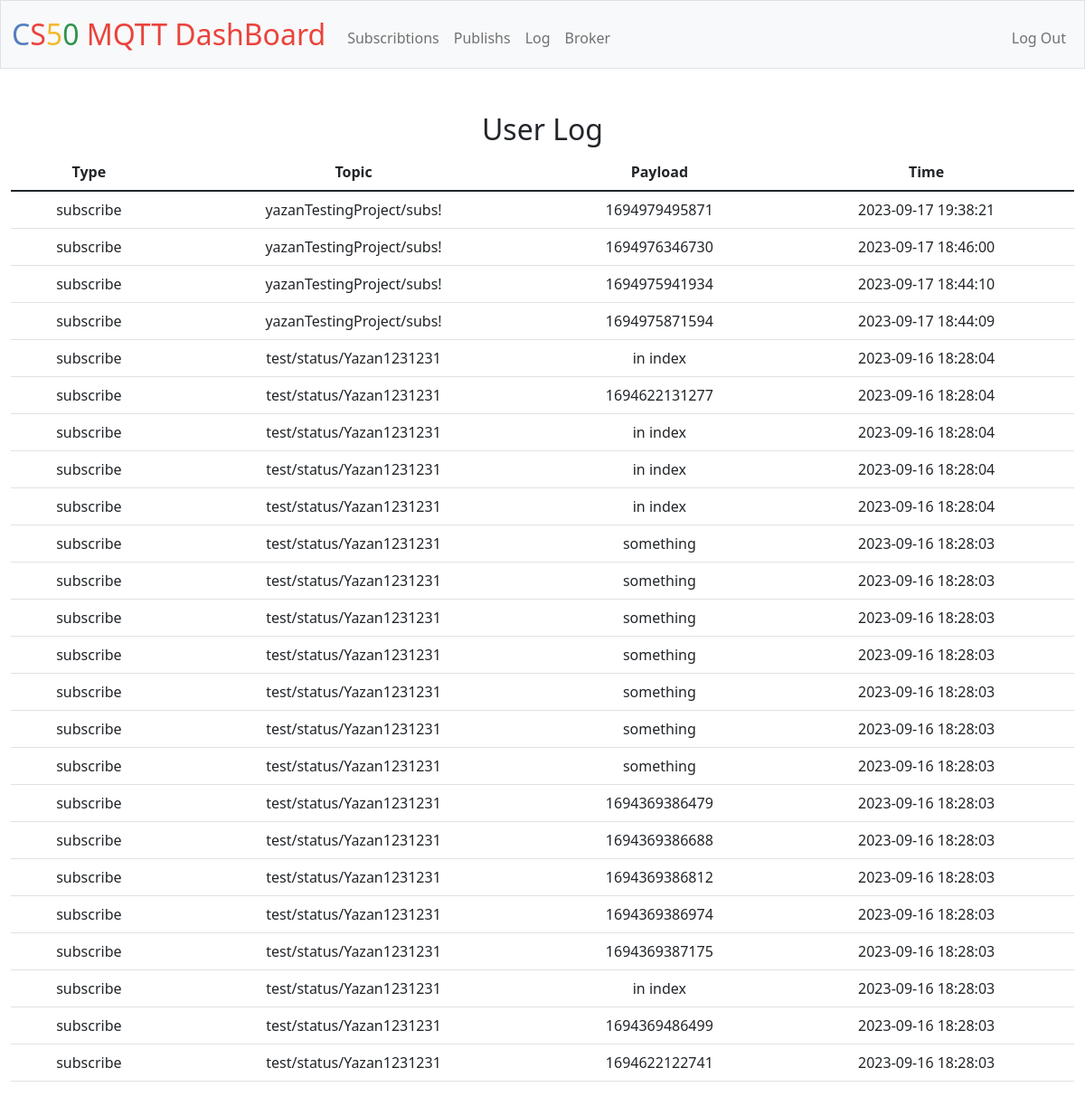
Page /log (signed in) on the committed database.
### tables this page shows
CREATE TABLE log(id INTEGER PRIMARY KEY, user_id TEXT, topic TEXT, type TEXT, value TEXT, timestamp DATETIME);

### app.py (the view)
@app.route("/log")
@login_required
def history():
    messagingLog = db.execute("SELECT * FROM log WHERE user_id = :user_id ORDER BY timestamp DESC", user_id=session["user_id"])
    return render_template("log.html", messagingLog=messagingLog)

### app.py (called while the page is built)
@app.after_request
def after_request(response):
    response.headers["Cache-Control"] = "no-cache, no-store, must-revalidate"
    response.headers["Expires"] = 0
    response.headers["Pragma"] = "no-cache"
    return response

### helpers.py (called while the page is built)
def login_required(f):
    @wraps(f)
    def decorated_function(*args, **kwargs):
        if session.get("user_id") is None:
            return redirect("/login")
        return f(*args, **kwargs)
    return decorated_function

### templates/log.html (shortened to what this page needs)
{% extends "layout.html" %}
{% block main %}
<h2>User Log</h2>
<table class="table">
    <thead class="thread-light">
        <tr>
            <th>Type</th>
            <th>Topic</th>
            <th>Payload</th>
            <th>Time</th>
        </tr>
    </thead>
    <tbody>
        {% for msg in messagingLog %}
        <tr>
            <td>{{ msg.type }}</td>
            <td>{{ msg.topic }}</td>
            <td>{{ msg.value }}</td>
            <td>{{ msg.timestamp}}</td>
        </tr>
        {% endfor %}
    </tbody>
</table>
{% endblock %}

### templates/layout.html (shortened to what this page needs)
<!DOCTYPE html>
<html lang="en">
    <head>
        <link href="https://cdn.jsdelivr.net/npm/bootstrap@5.1.3/dist/css/bootstrap.min.css" rel="stylesheet">
        <link href="/static/styles.css" rel="stylesheet">
    </head>
    <body>
        <nav class="bg-light border navbar navbar-expand-md navbar-light">
            <div class="container-fluid">
                <a class="navbar-brand" href="/"><span class="blue">C</span><span class="red">S</span><span class="yellow">5</span><span class="green">0</span> <span class="red">MQTT DashBoard</span></a>
                <div class="collapse navbar-collapse" id="navbar">
                    {% if session["user_id"] %}
                        <ul class="navbar-nav me-auto mt-2">
                            <li class="nav-item"><a class="nav-link" href="/AddSub">Subscribtions</a></li>
                            <li class="nav-item"><a class="nav-link" href="/AddPub">Publishs</a></li>
                            <li class="nav-item"><a class="nav-link" href="/log">Log</a></li>
                            <li class="nav-item"><a class="nav-link" href="/ShowBroker">Broker</a></li>
                        </ul>
                        <ul class="navbar-nav ms-auto mt-2">
                            <li class="nav-item"><a class="nav-link" href="/logout">Log Out</a></li>
                        </ul>
                    {% else %}
                        <ul class="navbar-nav ms-auto mt-2">
                            <li class="nav-item"><a class="nav-link" href="/register">Register</a></li>
                            <li class="nav-item"><a class="nav-link" href="/login">Log In</a></li>
                        </ul>
                    {% endif %}
                </div>
            </div>
        </nav>
        <main class="container-fluid py-5 text-center">
            {% block main %}{% endblock %}
        </main>
    </body>
</html>

### static/styles.css (style rules this page uses)
nav .navbar-brand { font-size: xx-large; }
nav .navbar-brand .blue { color: #537fbe; }
nav .navbar-brand .red { color: #ea433b; }
nav .navbar-brand .yellow { color: #f5b82e; }
nav .navbar-brand .green { color: #2e944b; }

### rows in the picture
log: type "subscribe", topic "yazanTestingProject/subs!", value "1694979495871", timestamp "2023-09-17 19:38:21"
log: type "subscribe", topic "yazanTestingProject/subs!", value "1694976346730", timestamp "2023-09-17 18:46:00"
log: type "subscribe", topic "yazanTestingProject/subs!", value "1694975941934", timestamp "2023-09-17 18:44:10"
log: type "subscribe", topic "yazanTestingProject/subs!", value "1694975871594", timestamp "2023-09-17 18:44:09"
log: type "subscribe", topic "test/status/Yazan1231231", value "in index", timestamp "2023-09-16 18:28:04"
log: type "subscribe", topic "test/status/Yazan1231231", value "1694622131277", timestamp "2023-09-16 18:28:04"
log: type "subscribe", topic "test/status/Yazan1231231", value "in index", timestamp "2023-09-16 18:28:04"
log: type "subscribe", topic "test/status/Yazan1231231", value "in index", timestamp "2023-09-16 18:28:04"
log: type "subscribe", topic "test/status/Yazan1231231", value "in index", timestamp "2023-09-16 18:28:04"
log: type "subscribe", topic "test/status/Yazan1231231", value "something", timestamp "2023-09-16 18:28:03"
log: type "subscribe", topic "test/status/Yazan1231231", value "something", timestamp "2023-09-16 18:28:03"
log: type "subscribe", topic "test/status/Yazan1231231", value "something", timestamp "2023-09-16 18:28:03"
log: type "subscribe", topic "test/status/Yazan1231231", value "something", timestamp "2023-09-16 18:28:03"
log: type "subscribe", topic "test/status/Yazan1231231", value "something", timestamp "2023-09-16 18:28:03"
log: type "subscribe", topic "test/status/Yazan1231231", value "something", timestamp "2023-09-16 18:28:03"
log: type "subscribe", topic "test/status/Yazan1231231", value "something", timestamp "2023-09-16 18:28:03"
log: type "subscribe", topic "test/status/Yazan1231231", value "1694369386479", timestamp "2023-09-16 18:28:03"
log: type "subscribe", topic "test/status/Yazan1231231", value "1694369386688", timestamp "2023-09-16 18:28:03"
log: type "subscribe", topic "test/status/Yazan1231231", value "1694369386812", timestamp "2023-09-16 18:28:03"
log: type "subscribe", topic "test/status/Yazan1231231", value "1694369386974", timestamp "2023-09-16 18:28:03"
log: type "subscribe", topic "test/status/Yazan1231231", value "1694369387175", timestamp "2023-09-16 18:28:03"
log: type "subscribe", topic "test/status/Yazan1231231", value "in index", timestamp "2023-09-16 18:28:03"
log: type "subscribe", topic "test/status/Yazan1231231", value "1694369486499", timestamp "2023-09-16 18:28:03"
log: type "subscribe", topic "test/status/Yazan1231231", value "1694622122741", timestamp "2023-09-16 18:28:03"
